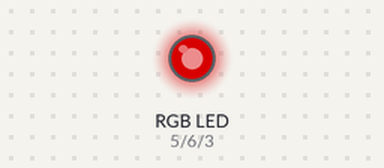
Bench run of a sketch on a simulated Arduino Uno, built with avr-gcc and run on an emulated ATmega328P. Shown: an RGB LED mixed from three pins (HIGH = lit). Dim RGB values are drawn brighter than linear.

Above: at 0.05 s.
At 2.65 s:
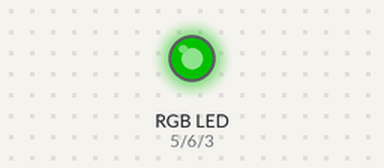
At 3.25 s:
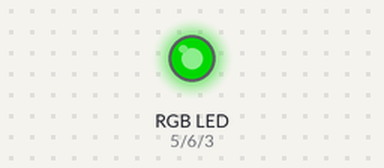
At 4.55 s:
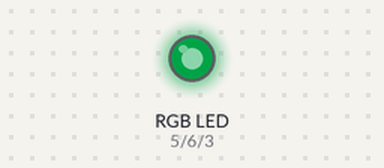
At 6.8 s:
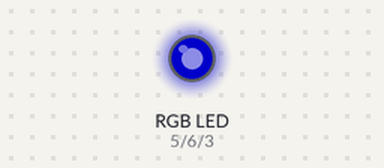
At 9.05 s:
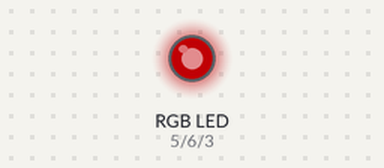
Timing chart, 0 to 12.5 s (numbered marks = the images above):
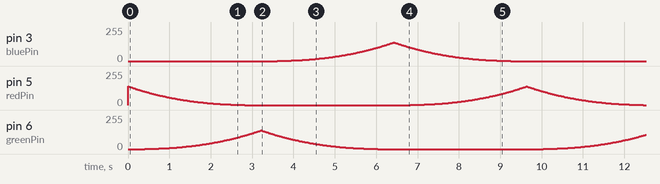

The sketch:

ledControl.ino
```cpp
// digital pins with pwm
int bluePin = 3;
int redPin = 5;
int greenPin = 6;

void setup() {
  Serial.begin(9600);
}

void loop() {
//  cycleBrightness();
//  cycleBlueGreen();
//  dimRed();
//  redPulse();
  spectrum(200, 15);
}

// various color patterns

void spectrum(int high, int rate) {
  for (int i = 0; i < high; i++) {
    light(high - i, i, 0);
    delay(rate);
  }
  for (int i = 0; i < high; i++) {
    light(0, high - i, i);
    delay(rate);
  }
  for (int i = 0; i < high; i++) {
    light(i, 0, high - i);
    delay(rate);
  }
}

void dimRed() {
  light(30, 0, 0);
}

void redPulse() {
  int minBrightness = 25;
  int maxBrightness = 100;
  for (int i = minBrightness; i < maxBrightness; i++) {
    light(i, 0, 0);
    delay(90);
  }
  for (int i = maxBrightness; i >= minBrightness; i--) {
    light(i, 0, 0);
    delay(90);
  }
}

void cycleBrightness() {
  int maxBrightness = 256;
  int delayTime = 15; // ms
  for (int x = 0; x < maxBrightness; x++) {
    light(x, x, x);
    delay(delayTime);
  }
  for (int x = maxBrightness-1; x >= 0; x--) {
    light(x, x, x);
    delay(delayTime);
  }
}

void cycleBlueGreen() {
  for (int i = 0; i < 255; i++) {
    light(0, i, 255-i);
    delay(50);
  }
  for (int i = 255; i >= 0; i--) {
    light(0, i, 255-i);
    delay(50);
  }
}

// bends the brightness curve to act more linear on LEDs
int brightness(int raw) {
  if (raw < 0) {
    raw = 0;
  }
  if (raw > 255) {
    raw = 255;
  }

  float scale = 0.00025;
  float expo = 2.492;

  float y = scale * pow((3 + raw), expo);
  if (y < 0) {
    y = 0;
  }

  return y;
}

// displays color giveb in RGB
void light(int r, int g, int b) {

  analogWrite(redPin, brightness(r));
  analogWrite(greenPin, brightness(g));
  analogWrite(bluePin, brightness(b));

  // monitor color levels
  // char buffer[64];
  // sprintf(buffer, "%03d %s", brightness, String(y).c_str());
  // Serial.println(buffer);
}
```
